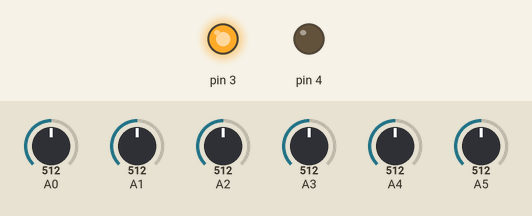
Recording of a sketch running on a simulated Arduino Uno, built with avr-gcc and run on an emulated ATmega328P. Shown: output pins drawn as LEDs (lit = HIGH). Inputs (shaded band) come from the test bench; at power-on: A3 = 512, A0 = 512, A2 = 512, A1 = 512, A4 = 512, A5 = 512.

Above: at 1.2 s.
1.3 s: A3 set to 560
2.8 s: A3 set to 584
At 3.4 s:
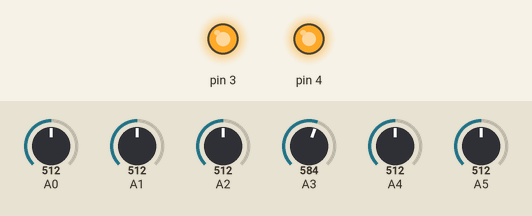
4.3 s: A0 set to 445
5.8 s: A0 set to 425
7.3 s: A2 set to 306
At 8.5 s:
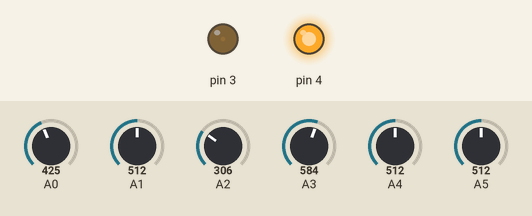
8.8 s: A1 set to 306
At 9.2 s:
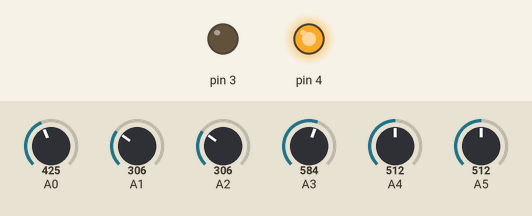
Timing chart, 0 to 11.3 s (numbered marks = the images above; inputs shaded):
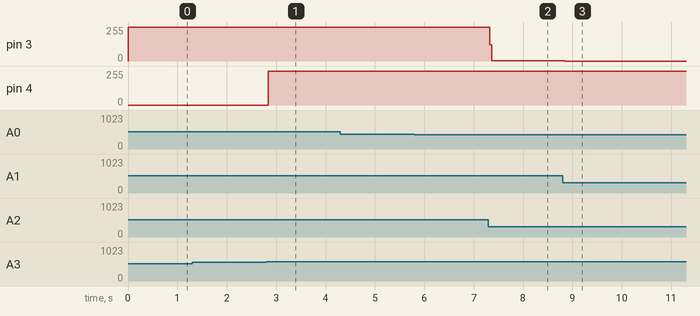

Measured:
- the behaviour switches between 575 and 576 on A3 (found by bisection; images 0 and 1)
- after the input at 1.3 s, every drawn part: stays the same
- after the input at 2.8 s, pin 4: 0/255 → 252/255 at once
- after the input at 4.3 s, every drawn part: stays the same
- after the input at 7.3 s, pin 3: 255/255 → 1/255 at once
- after the input at 8.8 s, pin 3: 1/255 → 0/255 at once

The sketch:

Arduino1.ino
```cpp
void setup()
{
  pinMode(4, OUTPUT);
  pinMode(3, OUTPUT);
}

void loop()
{
  int gaz1 = analogRead(A0);
  gaz1 = map(gaz1, 300, 750, 0, 100);
  int gaz2 = analogRead(A1);
  gaz2 = map(gaz2, 300, 750, 0, 100);
  int gaz3 = analogRead(A2);
  gaz3 = map(gaz3, 300, 750, 0, 100);

  int sicaklik1 = analogRead(A5);
  sicaklik1 =(sicaklik1*500)/1023;
  int sicaklik2 = analogRead(A4);
  sicaklik2 =(sicaklik2*500)/1023;
  int sicaklik3 = analogRead(A3);
  sicaklik3 =(sicaklik3*500)/1023;

  digitalWrite(3, gaz1 >= 30 ? HIGH : LOW);
  digitalWrite(3, gaz2 >= 30 ? HIGH : LOW);
  digitalWrite(3, gaz3 >= 30 ? HIGH : LOW);

  digitalWrite(4, sicaklik1 >= 25 ? HIGH : LOW);
  digitalWrite(4, sicaklik2 >= 25 ? HIGH : LOW);
  digitalWrite(4, sicaklik3 >= 25 ? HIGH : LOW);
}
```
